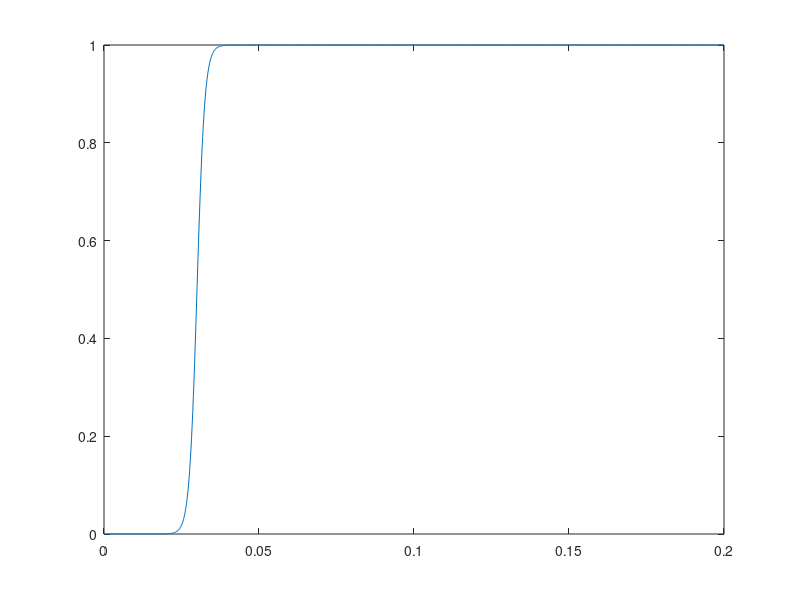

This chart was generated by the following MATLAB code: (Note: this script raises an error after producing the figure.)
phi=linspace(0,0.2,1000);
H=1./(1+exp(1e3*(phi-0.1)));


H2=phi-5e-2+sqrt((phi-5e-2).^2+eps);

k=800;
K=k;
H3=1/k*log(exp(k*phi)+exp(k*5e-2));
H4=-1/k*log(exp(-k*phi)+exp(-k*5e-2));

eps=1e-6;
 H5=   0.5*((phi-5e-2)-sqrt((phi-5e-2).^2+eps));

 H6=1./(1+exp(K*(-phi+3e-2)));
figure(9)
clf
plot(phi,H6)



    % SMIN1=-1/K*log(exp(-K*Cb)+exp(-K*Cond4));
    % Constrain4=1/K*log(exp(K*SMIN1)+exp(K*cs_min));

    %%
% Tl=Tl(336);
% T_1=T(336);
% Ts=Ts(336);
% cs_1=Cs(336);
% Cb=Cb(336);
cs_min=1e-2;
K=1e3;
    Cond4=((Tl-T_1)/(Tl-Ts))^n_order;
    % SMIN1=(Cb+Cond4-sqrt((Cb-Cond4)^2+eps))/2;
    % Constrain4=(SMIN1+sqrt(SMIN1^2+eps))/2;

    SMIN1=-1/K*log(exp(-K*Cb)+exp(-K*Cond4));
    Constrain4=1/K*log(exp(K*SMIN1)+exp(K*cs_min));
    solidus=(Constrain4-cs_1)/1e4
